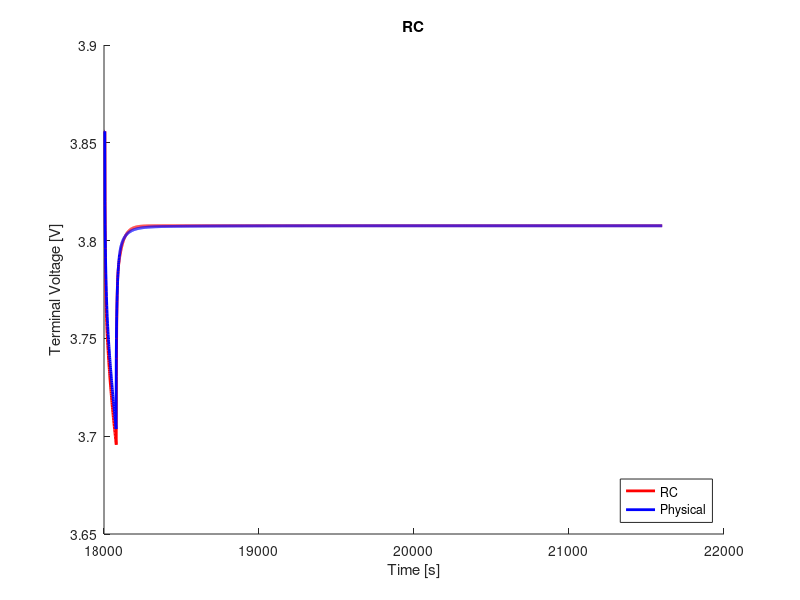

The MATLAB source for this figure:
clear;
clc;
close all;

%% load data
load('ocv_final.mat');
time_ocv = time;
load('pulse_5_c_5.mat');
load('rc2_cf_5_c.mat');

%% voltage limitations
v_max = 4.4;                                    % cut-over voltage
v_min = 3.0;                                    % cut-off voltage

%% resample ocv and soc
t1 = time_ocv(1);
t2 = time_ocv(end);
dt = 1;                                         % sample time
t = (t1:dt:t2) - t1;

ocv = interp1(time_ocv, ocv, t1:dt:t2);
soc = interp1(time_ocv, soc, t1:dt:t2);

s = length(time);

%% variables
Q = 16.8;
eta = 1.0;                                  % coulombic efficiency

n = 2;                                      % number of rc links
i_r = zeros(n, 1);
v_c = zeros(n, 1);
flag = 1;

%% compute soc
ind_init = soc(interp1(ocv, 1:length(ocv), V_batt_time(1), 'nearest'))
ind_init = interp1(soc, 1:length(soc), ind_init, 'nearest');
v_t(1) = ocv(ind_init);
z0 = soc(ind_init);
z = z0 - dt/(Q*3600)*eta*cumsum(I(1:end));

% manual fit
p = 6;
r0 = r0_cf(p);
r1 = r1_cf(p);
r2 = r2_cf(p);
% r3 = r3_cf(p);
c1 = c1_cf(p);
c2 = c2_cf(p);
% c3 = c3_cf(p);

r = [r1; r2];
c = [c1; c2];

%% compute terminal voltage
for j = 1:n
    f(j) = exp(-dt/(r(j)*c(j)));
end
for k = 1:s-1
    if flag == 1
        i_r(:, k+1) = diag(f)*i_r(:, k) + (1-f')*I(k);
        v_c(:, k) = i_r(:, k).*r;
        ind = interp1(soc, 1:length(soc), z(k), 'nearest');
        v_t(k+1) = ocv(ind) - sum(v_c(:, k)) - I(k).*r0;
        if v_t(k) < v_min
            fprintf('Reached lower voltage limit.');
            flag = 0;
        end
        if v_t(k) > v_max
            fprintf('Reached upper voltage limit.');
            flag = 0;
        end 
    end
end

%% compute rms error
v_t = reshape(v_t, size(V_batt_time));
rmse = 1000*sqrt(mean((V_batt_time - v_t).^2))     % [mV]

%% plot
figure(1);
hold on;
plot(time, v_t, 'r', 'LineWidth', 2)
hold on;
plot(time, V_batt_time, 'b', 'LineWidth', 2)
xlabel('Time [s]')
ylabel('Terminal Voltage [V]')
title('RC')
legend('RC', 'Physical', 'location', 'southeast')
